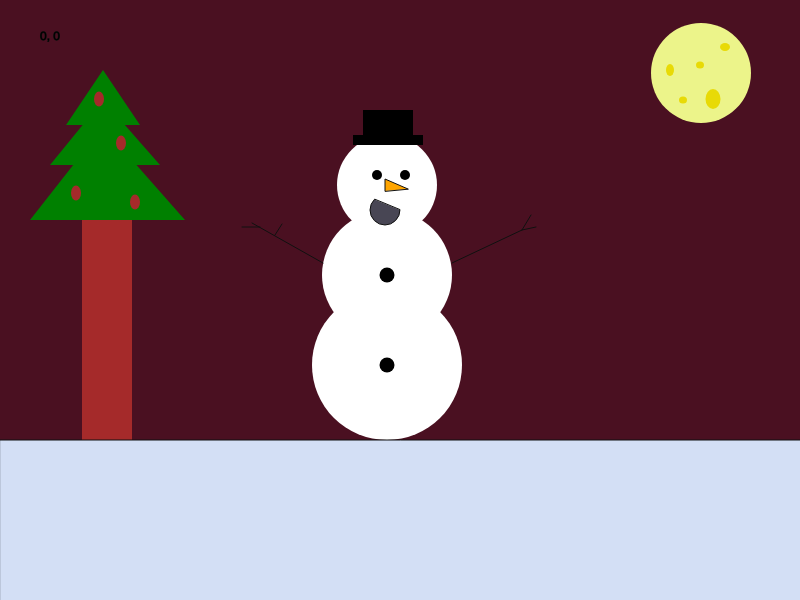
Frame 1 (no input)
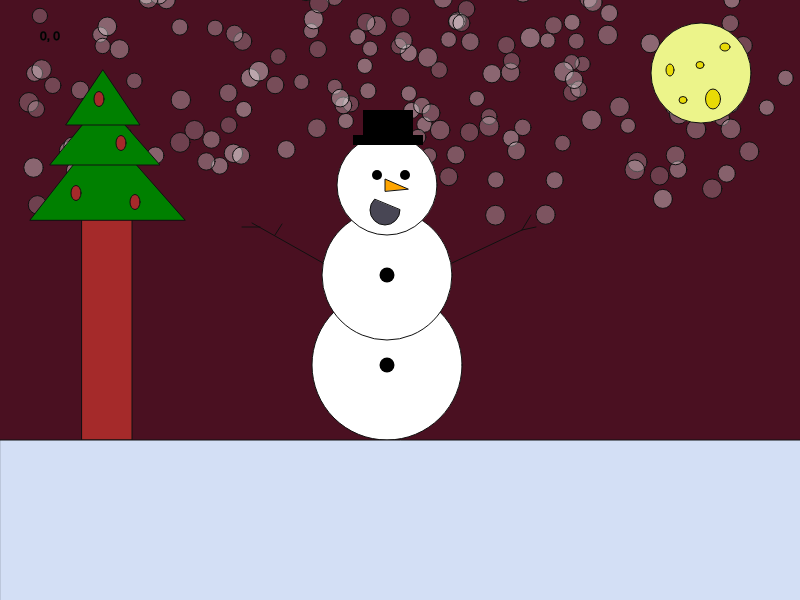
Frame 60 (no input)
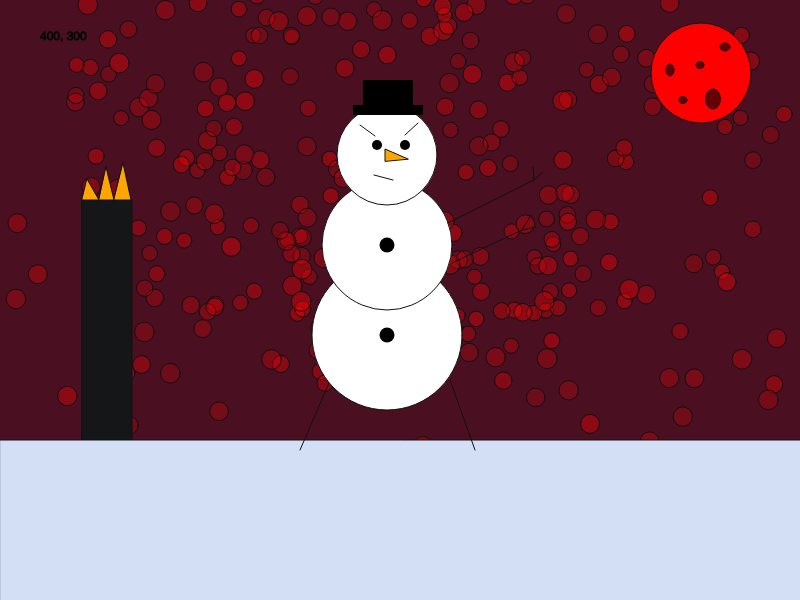
Frame 120 (the mouse pressed at the canvas centre since frame 60)

The p5.js sketch that drew these frames (run headless with seeded random() and noise() and a simulated clock; from frame 60 on, the mouse is pressed at the canvas centre):

// p5.js sketch
// ── sketch.js


let snowflakes = []; // array to hold snowflake objects

function setup() {
  createCanvas(800, 600);
  fill(240);
  noStroke();
}

function draw() {
  background("#4a1021");
  let t = frameCount / 60; // update time

  // create a random number of snowflakes each frame
  for (let i = 0; i < random(5); i++) {
    snowflakes.push(new snowflake()); // append snowflake object
  }

  // loop through snowflakes with a for..of loop
  for (let flake of snowflakes) {
    flake.update(t); // update snowflake position
    flake.display(); // draw snowflake
  }

  if (mouseIsPressed) {
    
    fill(255,0 ,0);
    ellipse(701, 73, 100, 100);
    
    fill(102, 0, 0);
    ellipse(725, 47, 10, 8);
    ellipse(670, 70, 8, 12);
    ellipse(713, 99, 15, 20);
    ellipse(683, 100, 8, 7);
    ellipse(700, 65, 8, 7);
    
    fill("#151617");
    rect(82, 200, 50, 240);    
    
    fill("orange");
    triangle(82, 200, 99, 200, 87, 179);
    triangle(99, 200, 114, 200, 106, 167);
    triangle(114, 200, 131, 200, 123, 163);
    
    fill("white");
    ellipse(387, 335, 150, 150);
    ellipse(387, 245, 130, 130);
    ellipse(387, 155, 100, 100);

    fill("black");
    noStroke();
    ellipse(387, 335, 15, 15);
    ellipse(387, 245, 15, 15);
    ellipse(377, 145, 10, 10);
    ellipse(405, 145, 10, 10);
    rect(353, 105, 70, 10);
    rect(363, 80, 50, 30);

    stroke(16);
    line(448, 223, 534, 180);
    line(452, 263, 522, 230);
    line(522, 230, 531, 215);
    line(522, 230, 536, 227);
    line(534, 180, 533, 167);
    line(534, 180, 543, 172);
    

    fill("orange");
    triangle(408, 159, 385, 149, 385, 161);

    fill("#484654");
    stroke(16);
    line(374, 175, 393, 180)
    line(360, 125, 375, 136)
    line(405, 135, 418, 123)
   
    fill("#d3dff5");
    rect(0, 440, 1600, 730);
    
    stroke(16);
    line(329, 383, 300, 450);
    line(450, 380, 475, 450);
  } else {
    // when the mouse isn't pressed!

    fill("#ECF48A");
    ellipse(701, 73, 100, 100);
    
    fill("#E8DA06");
    ellipse(725, 47, 10, 8);
    ellipse(670, 70, 8, 12);
    ellipse(713, 99, 15, 20);
    ellipse(683, 100, 8, 7);
    ellipse(700, 65, 8, 7);
    
    fill("brown");
    rect(82, 200, 50, 240);
    
    fill("green");
    triangle(30, 220, 103, 127, 185, 220);
    triangle(50, 165, 160, 165, 103, 100);
    triangle(66, 125, 140, 125, 103, 70);
    
    fill("brown");
    ellipse(76, 193, 10, 15);
    ellipse(121, 143, 10, 15);
    ellipse(135, 202, 10, 15);
    ellipse(99, 99, 10, 15);
    
    rect(width, height, 1, 2);

    fill("white");
    ellipse(387, 365, 150, 150);
    ellipse(387, 275, 130, 130);
    ellipse(387, 185, 100, 100);

    fill("black");
    noStroke();
    ellipse(387, 365, 15, 15);
    ellipse(387, 275, 15, 15);
    ellipse(377, 175, 10, 10);
    ellipse(405, 175, 10, 10);
    rect(353, 135, 70, 10);
    rect(363, 110, 50, 30);

    stroke(16);
    line(252, 223, 323, 263);
    line(452, 263, 522, 230);
    line(522, 230, 531, 215);
    line(522, 230, 536, 227);
    line(275, 235, 282, 224);
    line(260, 227, 242, 227);

    fill("orange");
    triangle(408, 189, 385, 179, 385, 191);

    fill("#484654");
    arc(385, 210, 30, 30, 0, PI + QUARTER_PI, CHORD);

    fill("#d3dff5");
    stroke(16)
    rect(0, 440, 1600, 730);
  }

    text()
  
  // this shows mouse location - comment it out when you're done!

  fill(0);
  text(mouseX + ", " + mouseY, 40, 40);
}

// record the mouse location in console when clicked
function mouseReleased() {
  print(mouseX + ", " + mouseY);
}

// snowflake class
function snowflake() {
  // initialize coordinates
  this.posX = 0;
  this.posY = random(-50, 0);
  this.initialangle = random(0, 2 * PI);
  this.size = random(10, 15);
  this.opacity = random(50, 100);

  // radius of snowflake spiral
  // chosen so the snowflakes are uniformly spread out in area
  this.radius = sqrt(random(pow(width / 2, 2)));

  this.update = function (time) {
    // x position follows a circle
    let w = 0.6; // angular speed
    let angle = w * time + this.initialangle;
    this.posX = width / 2 + this.radius * sin(angle);

    // different size snowflakes fall at slightly different y speeds
    this.posY += pow(this.size, 0.5);

    // delete snowflake if past end of screen
    if (this.posY > height) {
      let index = snowflakes.indexOf(this);
      snowflakes.splice(index, 1);
    }
  };

  this.display = function () {
    if (mouseIsPressed) {
      fill(255, 0, 0, this.opacity);
      ellipse(this.posX, this.posY, this.size+5);
    } else {
      fill(255, 255, 255, this.opacity);
      ellipse(this.posX, this.posY, this.size+5);
    }
  };
}
